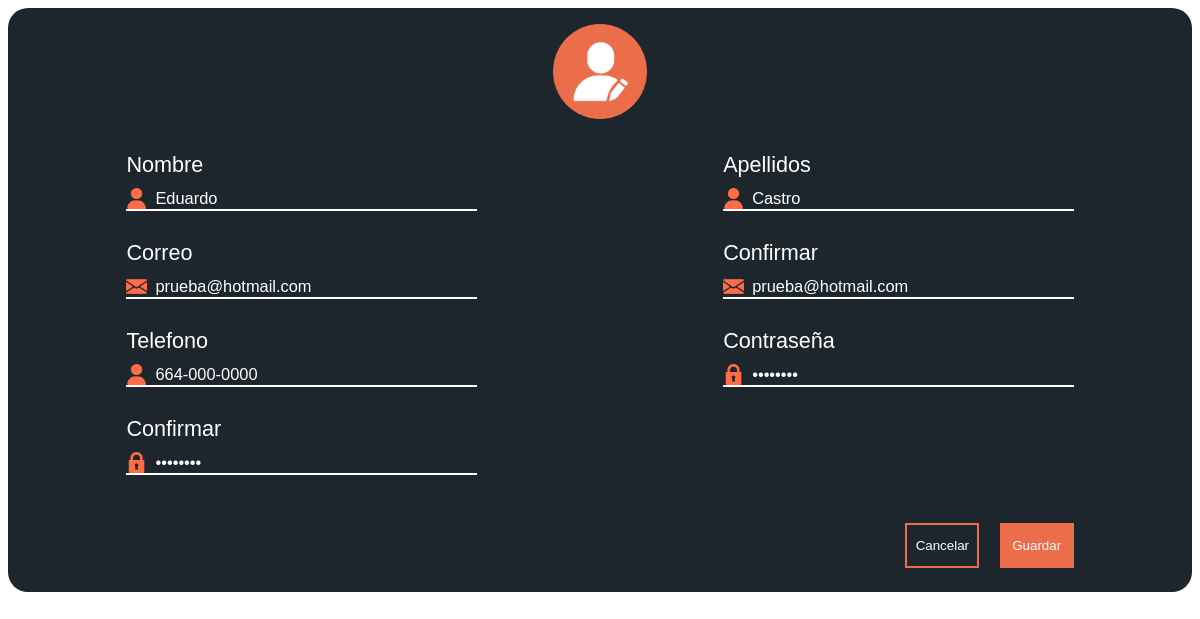
/_edit.php?var=4, run on the app's committed database.
### tables this page shows
CREATE TABLE IF NOT EXISTS `usuario` (
  `ID` int(3) NOT NULL AUTO_INCREMENT,
  `Nombre` varchar(100) NOT NULL,
  `Apellidos` varchar(60) NOT NULL,
  `Clave` varchar(50) NOT NULL,
  `Correo` varchar(100) NOT NULL,
  `Telefono` varchar(12) NOT NULL DEFAULT '664-000-0000',
  `TipoUsuario` char(1) NOT NULL,
  PRIMARY KEY (`ID`),
  KEY `TipoUsuario` (`TipoUsuario`)
);

### Web/_edit.php (the view, shortened to what this page needs)
<!DOCTYPE html>
<html lang="es" dir="ltr">
  <head>
    <link rel="stylesheet" href="js/jquery-ui/jquery-ui.min.css"/>
    <link rel="stylesheet" href="js/jquery-ui/jquery-ui.structure.min.css"/>
    <link rel="stylesheet" href="js/jquery-ui/jquery-ui.theme.min.css"/>
    <link rel="stylesheet" type="text/css" href="js/tooltipster-master/dist/css/tooltipster.bundle.min.css" />
    <link rel="stylesheet" href="css/msg-alert.css">
    <link rel="stylesheet" href="css/edit.css">
  </head>
  <body>
    <div class="container">
      <div class="container-img">
        <img src="img/editar.png" alt="" class="icon-title">
      </div>
      <div class="container-form">
        <?php
          $usu = $_GET['var'];
        ?>
        <form action="edit_usuario.php?var2=<?php echo $usu?>" method="post">
          <?php
            $conexion=mysqli_connect("localhost","root","","derechoscopio") or
              die("Problemas con la conexión");
            $registros = mysqli_query($conexion, "select Nombre, Apellidos, Correo, Telefono, Clave from usuario
                                  where ID='$_GET[var]'") or
              die("Problemas en el select:" . mysqli_error($conexion));
            if ($reg = mysqli_fetch_array($registros))
            {
          ?>
              <div class="field line">
                <label for="">Nombre</label>
                <div class="info">
                <img src="img/name.png" alt="" class="icon">
                <input type="text" placeholder="Nombre" class="textbox" name="usuario" value="<?php echo $reg['Nombre']?>" autocomplete="off">
                </div>
              </div>
              <div class="field line">
                <label for="">Apellidos</label>
                <div class="info">
                <img src="img/name.png" alt="" class="icon">
                <input type="text" placeholder="Apellidos" class="textbox" name="apellido" value="<?php echo $reg['Apellidos']?>" autocomplete="off">
              </div>
              </div>
              <div class="field line">
                <label for="">Correo</label>
                <div class="info">
                <img src="img/mail.png" alt="" class="icon">
                <input type="text" placeholder="Correo" class="textbox" name="correo1" value="<?php echo $reg['Correo']?>" autocomplete="off">
              </div>
              </div>
              <div class="field line">
                <label for="">Confirmar</label>
                <div class="info">
                <img src="img/mail.png" alt="" class="icon">
                <input type="text" placeholder="Confirmar" class="textbox" name="correo2" value="<?php echo $reg['Correo']?>" autocomplete="off">
                </div>
              </div>
              <div class="field line">
                <label for="">Telefono</label>
                <div class="info">
                <img src="img/name.png" alt="" class="icon">
                <input type="text" placeholder="000-000-0000" class="textbox"  name="telefono" value="<?php echo $reg['Telefono']?>" autocomplete="off" id="txt-tel">
                </div>
              </div>
              <div class="field line">
                <label for="">Contraseña</label>
                <div class="info">
                <img src="img/lock.png" alt="" class="icon">
                <input type="password" placeholder="••••••" class="textbox"  name="contra1" value="<?php echo $reg['Clave']?>" autocomplete="off">
                </div>
              </div>
              <div class="field line">
                <label for="">Confirmar</label>
                <div class="info">
                <img src="img/lock.png" alt="" class="icon">
                <input type="password" placeholder="••••••" class="textbox"  name="contra2" value="<?php echo $reg['Clave']?>" autocomplete="off">
                </div>
              </div>
              <div class="field" id="field-button">
                <input type="button" id="btn-cancel" value="Cancelar">
                <form>
                  <input type="submit" name=""  class="button-save" value="Guardar" id="btn-save">
                </form>
              </div>
          <?php
            }
          ?>
        </form>
      </div>
    </div>
  </body>
</html>

### Web/css/edit.css (style rules this page uses)
* { font-family: poppins, 'arial'; }
.container { width: 100%; height: auto; padding-bottom: 24px; background: #1D262D; border-radius: 20px; }
.container-img { width: 100%; text-align: center; }
.icon-title { width: 8%; margin-top: 16px; }
form { display: flex; justify-content: space-between; flex-wrap: wrap; width: 80%; margin: auto; }
.container-form { width: 100% }
.field { width: 37%; padding-top: 19px; }
.icon { width: 6%; }
label { display: flex; color: white; font-size: calc(0.6em + 1vw); padding: 10px 0; }
.textbox { border: 0; background: transparent; width: 84%; color: white; font-size: calc(0.5em + 0.7vw); outline: none; padding-left: 8px; }
::placeholder { font-size: calc(0.5em + 0.7vw); color: #B8B8B8; }
.line { border-bottom: 2px solid white; }
.info { display: flex; align-items: center; }
#field-button { width: 100%; text-align: right; margin-top: 29px; }
.button-save { background: #EC6D4A; color: white; border: 2px solid #EC6D4A; width: calc(5em + 0.6vw); height: calc(3em + 0.4vw); }
#btn-cancel { border: 2px solid #EC6D4A; color: white; background: transparent; width: calc(5em + 0.6vw); height: calc(3em + 0.4vw); margin-right: 16px; cursor: pointer; }

### data on the page
usuario: usuario "Eduardo", apellido "Castro", correo1 "prueba@hotmail.com", correo2 "prueba@hotmail.com", telefono "664-000-0000"
